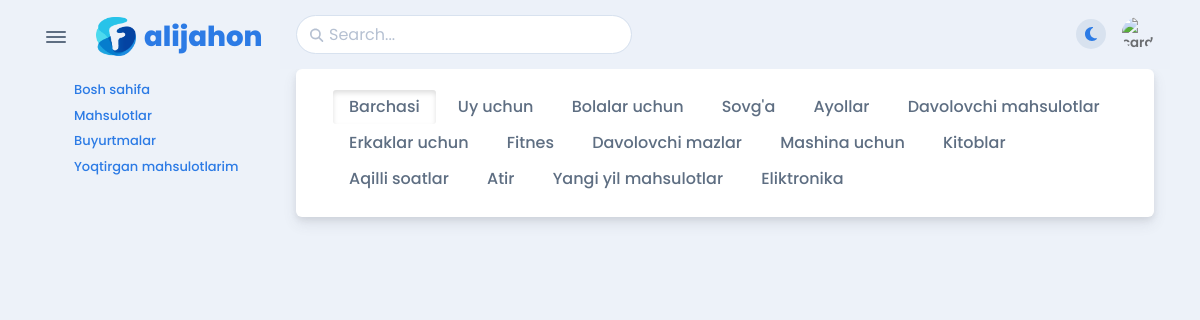
/products/None, run on the app's committed database.
### apps/models.py (models this page shows, shortened)
class BaseSlugModel(Model):
    name = CharField(max_length=255)
    slug = SlugField(max_length=255, unique=True , blank=True , null=True)
    class Meta:
        abstract = True

class Category(BaseSlugModel):
    icon = CharField(max_length=255)

### apps/views.py (the view)
# urls.py: path('products/<str:slug>', ProductListView.as_view(), name='product-list'),
class ProductListView(ListView):
    queryset = Product.objects.all()
    template_name = 'apps/menus/product-list.html'
    context_object_name = 'products'
    def get_context_data(self, *, object_list=None, **kwargs):
        slug = self.kwargs.get('slug')
        category = Category.objects.filter(slug=slug).first()
        data = super().get_context_data(object_list=object_list, **kwargs)
        products = Product.objects.all()
        if slug != 'all':
            products = products.filter(category=category)
        query = self.request.GET.get("query")
        if query:
            products = products.filter(Q(name__icontains=query) | Q(description__icontains=query))
        data['products'] = products
        data['categories'] = Category.objects.all()
        if self.request.user.is_authenticated:
            data['liked_products_id'] = Wishlist.objects.filter(user_id=self.request.user).values_list("product_id",
                                                                                                   flat=True)
        data['session_category'] = category
        return data

### templates/apps/menus/product-list.html (shortened to what this page needs)
{% extends 'apps/base/include.html' %}
{% block body %}
    <div class="card mb-3">
        <div class="card-body">
            <div class="container border-bottom-4">
                <div class="header_tab_menu ">
                    <div class="header_menu active" style="overflow: auto">
                        <a href="{% url 'product-list' 'all' %}"
                           class="btn btn-default {% if session_category == None %}active{% endif %}">
                            Barchasi
                        </a>
                        {% for category in categories %}
                            <a href="{% url 'product-list'  category.slug %}"
                               class="btn btn-default {% if session_category and session_category.pk == category.pk %}active{% endif %}">
                                {{ category.name.capitalize }}
                            </a>
                        {% endfor %}
                    </div>
                </div>
            </div>
        </div>
    </div>
{% endblock %}

### data on the page
Category: name "Uy uchun"
Category: name "Bolalar uchun"
Category: name "Sovg'a"
Category: name "Ayollar"
Category: name "Davolovchi mahsulotlar"
Category: name "Erkaklar uchun"
Category: name "Fitnes"
Category: name "Davolovchi mazlar"
Category: name "Mashina uchun"
Category: name "Kitoblar"
Category: name "Aqilli soatlar"
Category: name "Atir"
Category: name "Yangi yil mahsulotlar"
Category: name "Eliktronika"
